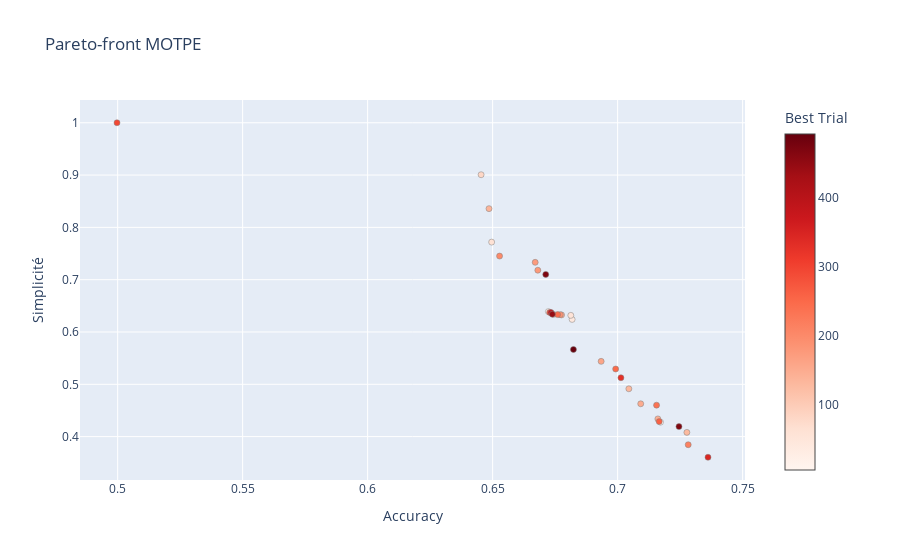

The notebook cell saved with this chart:
### Code cell
fig = optuna.visualization.plot_pareto_front(exp, target_names=["Accuracy", "Simplicité"], include_dominated_trials=False)
#fig = optuna.visualization.plot_pareto_front(motpe_experiment, target_names=["objective 1", "objective 2"])
fig.layout.title = 'Pareto-front MOTPE'
fig

### Figure 1 — Plotly figure (JSON) as saved in the notebook; plotly's stock layout.template omitted (floating-point values rounded to 4 significant figures)
{"data": [{"hovertemplate": "%{text}<extra>Trial</extra>", "marker": {"color": [], "colorbar": {"title": {"text": "Trial"}}, "colorscale": [[0, "rgb(247,251,255)"], [0.125, "rgb(222,235,247)"], [0.25, "rgb(198,219,239)"], [0.375, "rgb(158,202,225)"], [0.5, "rgb(107,174,214)"], [0.625, "rgb(66,146,198)"], [0.75, "rgb(33,113,181)"], [0.875, "rgb(8,81,156)"], [1, "rgb(8,48,107)"]], "line": {"color": "Grey", "width": 0.5}}, "mode": "markers", "showlegend": false, "text": [], "type": "scatter", "x": [], "y": []}, {"hovertemplate": "%{text}<extra>Best Trial</extra>", "marker": {"color": [5, 17, 28, 42, 56, 60, 81, 129, 131, 138, 140, 147, 151, 159, 174, 177, 188, 200, 215, 235, 245, 248, 261, 279, 293, 330, 347, 382, 446, 470, 471, 493], "colorbar": {"title": {"text": "Best Trial"}, "x": 1, "xpad": 40}, "colorscale": [[0, "rgb(255,245,240)"], [0.125, "rgb(254,224,210)"], [0.25, "rgb(252,187,161)"], [0.375, "rgb(252,146,114)"], [0.5, "rgb(251,106,74)"], [0.625, "rgb(239,59,44)"], [0.75, "rgb(203,24,29)"], [0.875, "rgb(165,15,21)"], [1, "rgb(103,0,13)"]], "line": {"color": "Grey", "width": 0.5}}, "mode": "markers", "showlegend": false, "text": ["{<br>  \"number\": 5,<br>  \"values\": [<br>    0.7171503957783641,<br>    0.4275827007648242<br>  ],<br>  \"params\": {<br>    \"classifier\": \"RandomForest\",<br>    \"rf_n_estimators\": 160,<br>    \"rf_max_depth\": 25,<br>    \"rf_min_samples_split\": 0.49506230757222525,<br>    \"rf_min_samples_leaf\": 0.059368849078968965,<br>    \"rf_max_features\": \"sqrt\",<br>    \"rf_random_state\": 42<br>  }<br>}", "{<br>  \"number\": 17,<br>  \"values\": [<br>    0.6722955145118733,<br>    0.6389613022351339<br>  ],<br>  \"params\": {<br>    \"classifier\": \"RandomForest\",<br>    \"rf_n_estimators\": 320,<br>    \"rf_max_depth\": 10,<br>    \"rf_min_samples_split\": 0.5457921199112944,<br>    \"rf_min_samples_leaf\": 0.2608331747732297,<br>    \"rf_max_features\": \"sqrt\",<br>    \"rf_random_state\": 42<br>  }<br>}", "{<br>  \"number\": 28,<br>  \"values\": [<br>    0.6744063324538259,<br>    0.6336225857381304<br>  ],<br>  \"params\": {<br>    \"classifier\": \"RandomForest\",<br>    \"rf_n_estimators\": 950,<br>    \"rf_max_depth\": 29,<br>    \"rf_min_samples_split\": 0.17009360450444086,<br>    \"rf_min_samples_leaf\": 0.24552912899034163,<br>    \"rf_max_features\": \"sqrt\",<br>    \"rf_random_state\": 42<br>  }<br>}", "{<br>  \"number\": 42,<br>  \"values\": [<br>    0.6817941952506597,<br>    0.624035139690058<br>  ],<br>  \"params\": {<br>    \"classifier\": \"RandomForest\",<br>    \"rf_n_estimators\": 880,<br>    \"rf_max_depth\": 13,<br>    \"rf_min_samples_split\": 0.4999929782736853,<br>    \"rf_min_samples_leaf\": 0.20262944468817523,<br>    \"rf_max_features\": \"sqrt\",<br>    \"rf_random_state\": 42<br>  }<br>}", "{<br>  \"number\": 56,<br>  \"values\": [<br>    0.6812664907651715,<br>    0.6317966114814033<br>  ],<br>  \"params\": {<br>    \"classifier\": \"RandomForest\",<br>    \"rf_n_estimators\": 680,<br>    \"rf_max_depth\": 23,<br>    \"rf_min_samples_split\": 0.5391673202382663,<br>    \"rf_min_samples_leaf\": 0.2106925592558787,<br>    \"rf_max_features\": \"sqrt\",<br>    \"rf_random_state\": 42<br>  }<br>}", "{<br>  \"number\": 60,<br>  \"values\": [<br>    0.6496042216358839,<br>    0.7718156342513693<br>  ],<br>  \"params\": {<br>    \"classifier\": \"RandomForest\",<br>    \"rf_n_estimators\": 690,<br>    \"rf_max_depth\": 14,<br>    \"rf_min_samples_split\": 0.39928243994178503,<br>    \"rf_min_samples_leaf\": 0.3119888888787883,<br>    \"rf_max_features\": \"sqrt\",<br>    \"rf_random_state\": 42<br>  }<br>}", "{<br>  \"number\": 81,<br>  \"values\": [<br>    0.6453825857519789,<br>    0.9006467576762069<br>  ],<br>  \"params\": {<br>    \"classifier\": \"RandomForest\",<br>    \"rf_n_estimators\": 750,<br>    \"rf_max_depth\": 31,<br>    \"rf_min_samples_split\": 0.22407246486316107,<br>    \"rf_min_samples_leaf\": 0.31978181224082963,<br>    \"rf_max_features\": \"log2\",<br>    \"rf_random_state\": 42<br>  }<br>}", "{<br>  \"number\": 129,<br>  \"values\": [<br>    0.7277044854881266,<br>    0.40806361633667787<br>  ],<br>  \"params\": {<br>    \"classifier\": \"RandomForest\",<br>    \"rf_n_estimators\": 700,<br>    \"rf_max_depth\": 27,<br>    \"rf_min_samples_split\": 0.014390391417182359,<br>    \"rf_min_samples_leaf\": 0.05128153237690445,<br>    \"rf_max_features\": \"sqrt\",<br>    \"rf_random_state\": 42<br>  }<br>}", "{<br>  \"number\": 131,<br>  \"values\": [<br>    0.7044854881266491,<br>    0.491423305876286<br>  ],<br>  \"params\": {<br>    \"classifier\": \"RandomForest\",<br>    \"rf_n_estimators\": 470,<br>    \"rf_max_depth\": 23,<br>    \"rf_min_samples_split\": 0.283395993697365,<br>    \"rf_min_samples_leaf\": 0.13478242126783416,<br>    \"rf_max_features\": \"log2\",<br>    \"rf_random_state\": 42<br>  }<br>}", "{<br>  \"number\": 138,<br>  \"values\": [<br>    0.6485488126649076,<br>    0.8358025000032118<br>  ],<br>  \"params\": {<br>    \"classifier\": \"RandomForest\",<br>    \"rf_n_estimators\": 850,<br>    \"rf_max_depth\": 17,<br>    \"rf_min_samples_split\": 0.22726107099969609,<br>    \"rf_min_samples_leaf\": 0.31919090036782694,<br>    \"rf_max_features\": \"sqrt\",<br>    \"rf_random_state\": 42<br>  }<br>}", "{<br>  \"number\": 140,<br>  \"values\": [<br>    0.6775725593667546,<br>    0.6326400856493773<br>  ],<br>  \"params\": {<br>    \"classifier\": \"RandomForest\",<br>    \"rf_n_estimators\": 720,<br>    \"rf_max_depth\": 27,<br>    \"rf_min_samples_split\": 0.5854141877777401,<br>    \"rf_min_samples_leaf\": 0.2794384971953489,<br>    \"rf_max_features\": \"sqrt\",<br>    \"rf_random_state\": 42<br>  }<br>}", "{<br>  \"number\": 147,<br>  \"values\": [<br>    0.7160949868073878,<br>    0.4338505940701234<br>  ],<br>  \"params\": {<br>    \"classifier\": \"RandomForest\",<br>    \"rf_n_estimators\": 790,<br>    \"rf_max_depth\": 29,<br>    \"rf_min_samples_split\": 0.47654258264634963,<br>    \"rf_min_samples_leaf\": 0.10033058159422072,<br>    \"rf_max_features\": \"sqrt\",<br>    \"rf_random_state\": 42<br>  }<br>}", "{<br>  \"number\": 151,<br>  \"values\": [<br>    0.7092348284960422,<br>    0.46274706978534297<br>  ],<br>  \"params\": {<br>    \"classifier\": \"RandomForest\",<br>    \"rf_n_estimators\": 250,<br>    \"rf_max_depth\": 22,<br>    \"rf_min_samples_split\": 0.14531246429648229,<br>    \"rf_min_samples_leaf\": 0.12108606663588349,<br>    \"rf_max_features\": \"log2\",<br>    \"rf_random_state\": 42<br>  }<br>}", "{<br>  \"number\": 159,<br>  \"values\": [<br>    0.6934036939313984,<br>    0.543846106218238<br>  ],<br>  \"params\": {<br>    \"classifier\": \"RandomForest\",<br>    \"rf_n_estimators\": 300,<br>    \"rf_max_depth\": 18,<br>    \"rf_min_samples_split\": 0.6387097736876508,<br>    \"rf_min_samples_leaf\": 0.1869086560496341,<br>    \"rf_max_features\": \"log2\",<br>    \"rf_random_state\": 42<br>  }<br>}", "{<br>  \"number\": 174,<br>  \"values\": [<br>    0.6670184696569921,<br>    0.7331488408652632<br>  ],<br>  \"params\": {<br>    \"classifier\": \"RandomForest\",<br>    \"rf_n_estimators\": 290,<br>    \"rf_max_depth\": 30,<br>    \"rf_min_samples_split\": 0.5850862705737094,<br>    \"rf_min_samples_leaf\": 0.30797250742657695,<br>    \"rf_max_features\": \"log2\",<br>    \"rf_random_state\": 42<br>  }<br>}", "{<br>  \"number\": 177,<br>  \"values\": [<br>    0.6680738786279683,<br>    0.7180752177688647<br>  ],<br>  \"params\": {<br>    \"classifier\": \"RandomForest\",<br>    \"rf_n_estimators\": 500,<br>    \"rf_max_depth\": 26,<br>    \"rf_min_samples_split\": 0.4262687731873469,<br>    \"rf_min_samples_leaf\": 0.3036631190988755,<br>    \"rf_max_features\": \"sqrt\",<br>    \"rf_random_state\": 42<br>  }<br>}", "{<br>  \"number\": 188,<br>  \"values\": [<br>    0.6770448548812665,<br>    0.6331597864361169<br>  ],<br>  \"params\": {<br>    \"classifier\": \"RandomForest\",<br>    \"rf_n_estimators\": 940,<br>    \"rf_max_depth\": 6,<br>    \"rf_min_samples_split\": 0.2798890060886483,<br>    \"rf_min_samples_leaf\": 0.2745855487839498,<br>    \"rf_max_features\": \"sqrt\",<br>    \"rf_random_state\": 42<br>  }<br>}", "{<br>  \"number\": 200,<br>  \"values\": [<br>    0.6527704485488126,<br>    0.7451417527120032<br>  ],<br>  \"params\": {<br>    \"classifier\": \"RandomForest\",<br>    \"rf_n_estimators\": 750,<br>    \"rf_max_depth\": 7,<br>    \"rf_min_samples_split\": 0.3719657537290889,<br>    \"rf_min_samples_leaf\": 0.309161325016584,<br>    \"rf_max_features\": \"sqrt\",<br>    \"rf_random_state\": 42<br>  }<br>}", "{<br>  \"number\": 215,<br>  \"values\": [<br>    0.7282321899736148,<br>    0.38450189325607453<br>  ],<br>  \"params\": {<br>    \"classifier\": \"RandomForest\",<br>    \"rf_n_estimators\": 400,<br>    \"rf_max_depth\": 10,<br>    \"rf_min_samples_split\": 0.1368036025409036,<br>    \"rf_min_samples_leaf\": 0.03355303602174127,<br>    \"rf_max_features\": \"sqrt\",<br>    \"rf_random_state\": 42<br>  }<br>}", "{<br>  \"number\": 235,<br>  \"values\": [<br>    0.7155672823218997,<br>    0.46012056112949995<br>  ],<br>  \"params\": {<br>    \"classifier\": \"RandomForest\",<br>    \"rf_n_estimators\": 20,<br>    \"rf_max_depth\": 12,<br>    \"rf_min_samples_split\": 0.2278146474299933,<br>    \"rf_min_samples_leaf\": 0.052978684931593974,<br>    \"rf_max_features\": \"sqrt\",<br>    \"rf_random_state\": 42<br>  }<br>}", "{<br>  \"number\": 245,<br>  \"values\": [<br>    0.6759894459102902,<br>    0.6332126856453849<br>  ],<br>  \"params\": {<br>    \"classifier\": \"RandomForest\",<br>    \"rf_n_estimators\": 550,<br>    \"rf_max_depth\": 14,<br>    \"rf_min_samples_split\": 0.03456718552508609,<br>    \"rf_min_samples_leaf\": 0.2748529787121743,<br>    \"rf_max_features\": \"sqrt\",<br>    \"rf_random_state\": 42<br>  }<br>}", "{<br>  \"number\": 248,<br>  \"values\": [<br>    0.6992084432717678,<br>    0.5292642312937434<br>  ],<br>  \"params\": {<br>    \"classifier\": \"RandomForest\",<br>    \"rf_n_estimators\": 450,<br>    \"rf_max_depth\": 24,<br>    \"rf_min_samples_split\": 0.09776889978567714,<br>    \"rf_min_samples_leaf\": 0.1818741623239819,<br>    \"rf_max_features\": \"log2\",<br>    \"rf_random_state\": 42<br>  }<br>}", "{<br>  \"number\": 261,<br>  \"values\": [<br>    0.716622691292876,<br>    0.4287240988881488<br>  ],<br>  \"params\": {<br>    \"classifier\": \"RandomForest\",<br>    \"rf_n_estimators\": 410,<br>    \"rf_max_depth\": 27,<br>    \"rf_min_samples_split\": 0.05974278458375015,<br>    \"rf_min_samples_leaf\": 0.07523526927982266,<br>    \"rf_max_features\": \"sqrt\",<br>    \"rf_random_state\": 42<br>  }<br>}", "{<br>  \"number\": 279,<br>  \"values\": [<br>    0.6728232189973615,<br>    0.6374177402039344<br>  ],<br>  \"params\": {<br>    \"classifier\": \"RandomForest\",<br>    \"rf_n_estimators\": 220,<br>    \"rf_max_depth\": 26,<br>    \"rf_min_samples_split\": 0.01537570513191363,<br>    \"rf_min_samples_leaf\": 0.20894846711982018,<br>    \"rf_max_features\": \"sqrt\",<br>    \"rf_random_state\": 42<br>  }<br>}", "{<br>  \"number\": 293,<br>  \"values\": [<br>    0.49973614775725594,<br>    1.0<br>  ],<br>  \"params\": {<br>    \"classifier\": \"RandomForest\",<br>    \"rf_n_estimators\": 680,<br>    \"rf_max_depth\": 3,<br>    \"rf_min_samples_split\": 0.645068833121483,<br>    \"rf_min_samples_leaf\": 0.19474831026245443,<br>    \"rf_max_features\": \"log2\",<br>    \"rf_random_state\": 42<br>  }<br>}", "{<br>  \"number\": 330,<br>  \"values\": [<br>    0.7013192612137203,<br>    0.5125466018342113<br>  ],<br>  \"params\": {<br>    \"classifier\": \"RandomForest\",<br>    \"rf_n_estimators\": 710,<br>    \"rf_max_depth\": 17,<br>    \"rf_min_samples_split\": 0.2413763574114142,<br>    \"rf_min_samples_leaf\": 0.13540317281168077,<br>    \"rf_max_features\": \"sqrt\",<br>    \"rf_random_state\": 42<br>  }<br>}", "{<br>  \"number\": 347,<br>  \"values\": [<br>    0.7361477572559367,<br>    0.3605425082678081<br>  ],<br>  \"params\": {<br>    \"classifier\": \"RandomForest\",<br>    \"rf_n_estimators\": 390,<br>    \"rf_max_depth\": 7,<br>    \"rf_min_samples_split\": 0.010814617510316527,<br>    \"rf_min_samples_leaf\": 0.019191967751258428,<br>    \"rf_max_features\": \"sqrt\",<br>    \"rf_random_state\": 42<br>  }<br>}", "{<br>  \"number\": 382,<br>  \"values\": [<br>    0.6733509234828496,<br>    0.6371965102768727<br>  ],<br>  \"params\": {<br>    \"classifier\": \"RandomForest\",<br>    \"rf_n_estimators\": 590,<br>    \"rf_max_depth\": 11,<br>    \"rf_min_samples_split\": 0.1289197646907052,<br>    \"rf_min_samples_leaf\": 0.2568415228124298,<br>    \"rf_max_features\": \"sqrt\",<br>    \"rf_random_state\": 42<br>  }<br>}", "{<br>  \"number\": 446,<br>  \"values\": [<br>    0.6738786279683378,<br>    0.6339927735766917<br>  ],<br>  \"params\": {<br>    \"classifier\": \"RandomForest\",<br>    \"rf_n_estimators\": 510,<br>    \"rf_max_depth\": 22,<br>    \"rf_min_samples_split\": 0.6188606753474163,<br>    \"rf_min_samples_leaf\": 0.21878303896782628,<br>    \"rf_max_features\": \"sqrt\",<br>    \"rf_random_state\": 42<br>  }<br>}", "{<br>  \"number\": 470,<br>  \"values\": [<br>    0.7245382585751979,<br>    0.4191443483192333<br>  ],<br>  \"params\": {<br>    \"classifier\": \"RandomForest\",<br>    \"rf_n_estimators\": 490,<br>    \"rf_max_depth\": 19,<br>    \"rf_min_samples_split\": 0.14133819886557678,<br>    \"rf_min_samples_leaf\": 0.062134765473639136,<br>    \"rf_max_features\": \"sqrt\",<br>    \"rf_random_state\": 42<br>  }<br>}", "{<br>  \"number\": 471,<br>  \"values\": [<br>    0.6712401055408971,<br>    0.7100998504352592<br>  ],<br>  \"params\": {<br>    \"classifier\": \"RandomForest\",<br>    \"rf_n_estimators\": 550,<br>    \"rf_max_depth\": 9,<br>    \"rf_min_samples_split\": 0.6057877957968598,<br>    \"rf_min_samples_leaf\": 0.30280163274978644,<br>    \"rf_max_features\": \"log2\",<br>    \"rf_random_state\": 42<br>  }<br>}", "{<br>  \"number\": 493,<br>  \"values\": [<br>    0.6823218997361478,<br>    0.5665894062240617<br>  ],<br>  \"params\": {<br>    \"classifier\": \"RandomForest\",<br>    \"rf_n_estimators\": 590,<br>    \"rf_max_depth\": 14,<br>    \"rf_min_samples_split\": 0.44221398191498446,<br>    \"rf_min_samples_leaf\": 0.18896198156210053,<br>    \"rf_max_features\": \"sqrt\",<br>    \"rf_random_state\": 42<br>  }<br>}"], "type": "scatter", "x": [0.7172, 0.6723, 0.6744, 0.6818, 0.6813, 0.6496, 0.6454, 0.7277, 0.7045, 0.6485, 0.6776, 0.7161, 0.7092, 0.6934, 0.667, 0.6681, 0.677, 0.6528, 0.7282, 0.7156, 0.676, 0.6992, 0.7166, 0.6728, 0.4997, 0.7013, 0.7361, 0.6734, 0.6739, 0.7245, 0.6712, 0.6823], "y": [0.4276, 0.639, 0.6336, 0.624, 0.6318, 0.7718, 0.9006, 0.4081, 0.4914, 0.8358, 0.6326, 0.4339, 0.4627, 0.5438, 0.7331, 0.7181, 0.6332, 0.7451, 0.3845, 0.4601, 0.6332, 0.5293, 0.4287, 0.6374, 1, 0.5125, 0.3605, 0.6372, 0.634, 0.4191, 0.7101, 0.5666]}], "layout": {"title": {"text": "Pareto-front MOTPE"}, "xaxis": {"title": {"text": "Accuracy"}}, "yaxis": {"title": {"text": "Simplicité"}}}}
